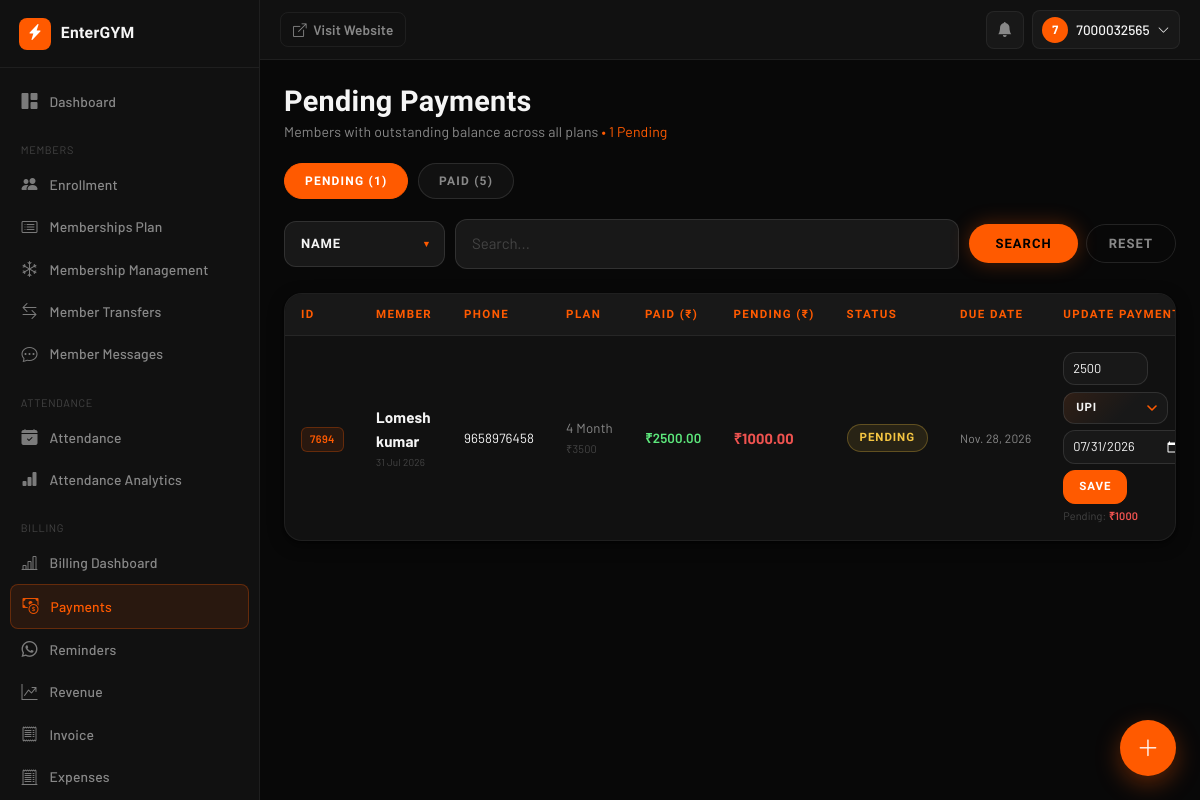
/admin-tools/payments/ (signed in), run on an earlier commit of the app's database.
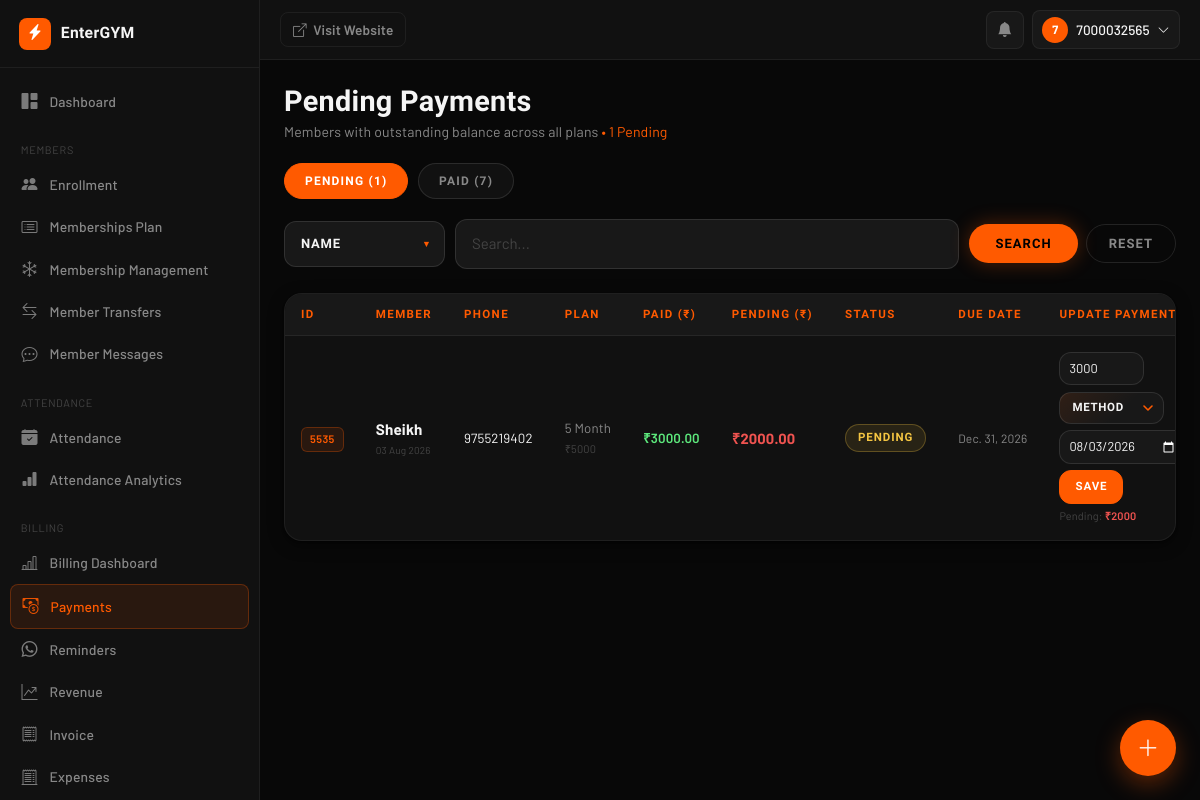
And on a later commit of the database.
### AuthFit/models.py (models this page shows, shortened)
class Enrollment(models.Model):
    gym = models.ForeignKey(Gym, on_delete=models.CASCADE, db_index=True)
    objects = GymManager()
    GENDER_CHOICES = [('M', 'Male'), ('F', 'Female')]
    PAYMENT = [("Done", 'Done'), ("Pending", 'Pending')]
    METHOD = [('C', 'CASH'), ('U', 'UPI'), ('B', 'UPI + CASH')]
    SOURCE_CHOICES = [
        ("OWNER", "Owner"),
        ("MEMBER", "Member"),
    ]
    unique_id = models.CharField(max_length=10, editable=False, db_index=True)
    membership_start_date = models.DateField(
        default=timezone.localdate,
        help_text="Actual membership start date. Used to calculate DueDate — "
                "lets owners backdate enrollment for members who joined "
                "before EnterGYM. Distinct from `doj` (record-creation date).",
    )
    user = models.ForeignKey(
        User, on_delete=models.CASCADE, null=True, blank=True
    )
    profile_completed = models.BooleanField(default=False)
    source = models.CharField(max_length=10, choices=SOURCE_CHOICES, default="OWNER")
    fullname = models.CharField(max_length=25)
    email = models.EmailField(blank=True ,null=True)
    gender = models.CharField(max_length=1, choices=GENDER_CHOICES, blank=True ,null=True)
    phone = models.CharField(max_length=10, db_index=True)
    address = models.TextField(blank=True)
    reference = models.CharField(max_length=30, null=True, blank=True)
    selectPlan = models.ForeignKey(MembershipPlan, on_delete=models.CASCADE)
    trainer = models.ForeignKey(
        Trainer, on_delete=models.SET_NULL, null=True, blank=True
    )
    Amount = models.DecimalField(max_digits=10, decimal_places=2)
    paidAmount = models.DecimalField(default=0,max_digits=10,decimal_places=2,null=False)
    paymentDate = models.DateField(blank=True, null=True)
    paymentMethod = models.CharField(
        max_length=1, choices=METHOD, blank=True, null=True
    )
    pendingAmount = models.DecimalField(default=0,max_digits=10,decimal_places=2)
    pendingpaymentMethod = models.CharField(
        max_length=1, choices=METHOD, blank=True, null=True
    )
    pendingpaymentDate =  models.DateField(blank=True, null=True)
    paymentStatus = models.CharField(
        max_length=10, choices=PAYMENT, default="Pending"
    )
    last_expiry_notif_sent = models.DateField(null=True, blank=True)
    initial_invoice_generated = models.BooleanField(
        default=False,
        help_text="Set once the up-front payment collected during Quick Enrollment "
                "has been converted into a Payment + Invoice.",
    )
    doj = models.DateField(auto_now_add=True)
    DueDate = models.DateField(blank=True, null=True,db_index=True)
    created_at = models.DateTimeField(auto_now_add=True)
    is_active = models.BooleanField(default=True, db_index=True)
    is_deleted = models.BooleanField(default=False, db_index=True)
    deleted_at = models.DateTimeField(null=True, blank=True)
    deleted_by = models.ForeignKey(
        User, on_delete=models.SET_NULL, null=True, blank=True, related_name='+'
    )
    face_enrolled = models.BooleanField(default=False)
    face_image = CloudinaryField('image', null=True, blank=True)
    face_embeddings = models.JSONField(default=list, blank=True)
    class Meta:
        unique_together = ('gym', 'unique_id')
        indexes = [
            models.Index(fields=['gym', 'unique_id']),
            models.Index(fields=['gym', 'phone']),
            models.Index(fields=['gym', 'paymentStatus']),
        ]
        constraints = [
            models.UniqueConstraint(
                fields=['gym', 'phone'],
                condition=models.Q(user__isnull=True),
                name='unique_pending_enrollment_phone_per_gym',
            )
        ]
    @property
    def is_expired(self):
        if self.DueDate:
            return timezone.localdate() > self.DueDate
        return False
    @property
    def days_remaining(self):
        if self.DueDate:
            return (self.DueDate - timezone.localdate()).days
        return None

class MembershipPlan(models.Model):
    gym = models.ForeignKey(
        Gym,
        on_delete=models.CASCADE,
        db_index=True
    )
    plan = models.CharField(max_length=100)
    price = models.IntegerField()
    duration_days = models.IntegerField(default=30)
    show_on_home = models.BooleanField(
        default=False,
        help_text="Show this plan in the pricing section of your gym's public homepage."
    )
    objects = GymManager()

### AuthFit/views.py (the view)
# urls.py: path('admin-tools/payments/', views.payment_management, name='payment_management'),
@_gym_staff_required
def payment_management(request):
    gym           = getattr(request, 'gym', None)
    status_filter = request.GET.get("filter", "pending")
    since         = timezone.now() - timedelta(days=7)
    METHOD_LABELS = {"C": "Cash", "U": "UPI", "B": "UPI + Cash"}
    search_ctx = get_search_context(request)
    qs = Enrollment.objects.select_related("selectPlan", "trainer").filter(is_deleted=False)
    if gym:
        qs = qs.filter(gym=gym)
    if status_filter == "done":
        qs = qs.filter(created_at__gte=since, paymentStatus="Done")
    else:
        qs = qs.filter(paymentStatus="Pending")
    qs = apply_search(qs, search_ctx["search_by"], search_ctx["search"])
    qs = qs.order_by("-created_at")
    page_number = request.GET.get("page", 1)
    paginator = Paginator(qs, 25)
    page_obj = paginator.get_page(page_number)
    rows = [
        {
            "id":                   e.id,
            "unique_id":            e.unique_id,
            "fullname":             e.fullname,
            "phone":                e.phone,
            "plan_name":            e.selectPlan.plan if e.selectPlan else "—",
            "plan_price":           float(e.selectPlan.price) if e.selectPlan else 0,
            "amount":               float(e.Amount),
            "paid":                 float(e.paidAmount),
            "pending":              float(e.pendingAmount),
            "payment_status":       e.paymentStatus,
            "payment_method":       e.paymentMethod or "",
            "payment_method_label": METHOD_LABELS.get(e.paymentMethod, "—"),
            "payment_date":         e.paymentDate.strftime("%Y-%m-%d") if e.paymentDate else "",
            "doj":                  e.doj.strftime("%d %b %Y") if e.doj else "—",
            "due_date":             e.DueDate.strftime("%b. %d, %Y") if e.DueDate else "—",
            "days_remaining":       e.days_remaining,
            "is_expired":           e.is_expired,
        }
        for e in page_obj
    ]
    base_qs       = Enrollment.objects.filter(is_deleted=False)
    if gym:
        base_qs = base_qs.filter(gym=gym)
    pending_count = base_qs.filter(paymentStatus="Pending").count()
    paid_count    = base_qs.filter(created_at__gte=since, paymentStatus="Done").count()
    return render(request, "payment_management.html", {
        "rows":                 rows,
        "page_obj":             page_obj,
        "status_filter":        status_filter,
        "total_pending_amount": sum(r["pending"] for r in rows),
        "total_count":          len(rows),
        "pending_count":        pending_count,
        "paid_count":           paid_count,
        "gym":                  gym, **search_ctx,
        "extra_params_list": [("filter", status_filter)],
        **search_ctx,
    })

### templates/payment_management.html (shortened to what this page needs)
{% extends "dashboard/base.html" %}
{% block content %}
<div class="db-page-header">
  <div>
    <h1 class="db-page-title">
      {% if status_filter == "done" %}Recent Paid{% else %}Pending Payments{% endif %}
    </h1>
    <p class="db-page-sub">
      {% if status_filter == "done" %}
        Members who completed payment in the last 7 days
      {% else %}
        Members with outstanding balance across all plans
      {% endif %}
      {% if pending_count %}<span class="date-color">• {{ pending_count }} Pending</span>{% endif %}
    </p>
  </div>
</div>
<div class="pm-filters">
  <a href="?filter=pending" class="pm-filter {% if status_filter == 'pending' %}active{% endif %}">Pending ({{ pending_count }})</a>
  <a href="?filter=done" class="pm-filter {% if status_filter == 'done' %}active{% endif %}">Paid ({{ paid_count }})</a>
</div>
{% include "partials/search_form.html" %}
<div class="pm-card">
  {% if rows %}
  <div class="pm-table-wrap">
    <table class="pm-table">
      <thead>
        <tr>
          <th>ID</th><th>Member</th><th>Phone</th><th>Plan</th>
          <th>Paid (₹)</th><th>Pending (₹)</th><th>Status</th><th>Due Date</th><th>Update Payment</th>
        </tr>
      </thead>
      <tbody>
        {% for row in rows %}
        <tr id="row-{{ row.id }}" data-plan-price="{{ row.plan_price }}" data-id="{{ row.id }}">
          <td><span class="td-uid">{{ row.unique_id }}</span></td>
          <td>
            <div class="td-name">{{ row.fullname }}</div>
            <div style="font-size:10px; color:var(--text-lo); margin-top:2px;">{{ row.doj }}</div>
          </td>
          <td class="td-phone">{{ row.phone }}</td>
          <td style="color:var(--text-mid); white-space:nowrap">
            {{ row.plan_name }}<br />
            <span style="font-size:11px; color:var(--text-lo)">₹{{ row.plan_price|floatformat:0 }}</span>
          </td>
          <td><span class="td-paid-amt" id="paid-{{ row.id }}">₹{{ row.paid|floatformat:2 }}</span></td>
          <td>
            <span class="td-pending-amt {% if row.pending == 0 %}td-paid-amt{% endif %}" id="pending-{{ row.id }}">
              ₹{{ row.pending|floatformat:2 }}
            </span>
          </td>
          <td id="status-{{ row.id }}">
            {% if row.is_expired %}<span class="badge-expired">Expired</span>
            {% elif row.payment_status == "Done" %}<span class="badge-done">Paid ✓</span>
            {% else %}<span class="badge-pending">Pending</span>{% endif %}
          </td>
          <td style="color:var(--text-mid); font-size:12px; white-space:nowrap">{{ row.due_date }}</td>
          <td>
            <div class="pay-form">
              <input type="number" min="0" max="{{ row.plan_price }}" step="1"
                value="{{ row.paid|floatformat:0 }}" id="input-paid-{{ row.id }}"
                placeholder="₹ Paid" data-row-id="{{ row.id }}" />
              <select id="input-method-{{ row.id }}">
                <option value="">Method</option>
                <option value="U" {% if row.payment_method == "U" %}selected{% endif %}>UPI</option>
              </select>
              <input type="date" id="input-date-{{ row.id }}" value="{{ row.payment_date }}" />
              <button class="save-btn" id="btn-{{ row.id }}" data-row-id="{{ row.id }}">Save</button>
            </div>
            <div class="pending-live">
              Pending:
              <span id="preview-{{ row.id }}" class="{% if row.pending == 0 %}zero{% endif %}">₹{{ row.pending|floatformat:0 }}</span>
            </div>
          </td>
        </tr>
        {% endfor %}
      </tbody>
    </table>
  </div>
  {% else %}
  <div class="pm-empty">
    {% if status_filter == 'done' %}No paid enrollments in the last 7 days.
    {% else %}All caught up — no pending payments. ✓{% endif %}
  </div>
  {% endif %}
</div>
{% endblock %}

### templates/dashboard/includes/_navbar.html (shortened to what this page needs)
<header class="db-navbar">
  <a href="{% url 'home' %}" class="db-visit-site-btn">
    <i class="bi bi-box-arrow-up-right"></i>
    <span class="d-none d-md-inline">Visit Website</span>
  </a>
  <div class="db-navbar-right">
    <div class="dropdown db-notif-bell">
      <button type="button" class="db-icon-btn" id="dbNotifBtn" data-bs-toggle="dropdown" aria-expanded="false" aria-label="Notifications">
        <i class="bi bi-bell-fill"></i>
      </button>
    </div>
    <div class="dropdown">
      <button type="button" class="db-user-btn" data-bs-toggle="dropdown" aria-expanded="false">
        <span class="db-avatar">{{ request.user.username|slice:":1"|upper }}</span>
        <span class="db-user-name d-none d-md-inline">{{ request.user.get_full_name|default:request.user.username }}</span>
        <i class="bi bi-chevron-down small"></i>
      </button>
    </div>
  </div>
</header>

What changed in the data, as far as the page shows it:
no longer on this page (row edited): Enrollment: unique_id "7694", fullname "Lomesh kumar", doj "31 Jul 2026", phone "9658976458", plan_name "4 Month", plan_price "3500", paid "2500.00", pending "1000.00", paymentStatus "PENDING", due_date "Nov. 28, 2026", paid "2500", value "UPI", payment_date "07/31/2026", pending "1000"
added Enrollment: unique_id "5535", fullname "Sheikh", doj "03 Aug 2026", phone "9755219402", plan_name "5 Month", plan_price "5000", paid "3000.00", pending "2000.00", paymentStatus "PENDING", due_date "Dec. 31, 2026", paid "3000", payment_date "08/03/2026", pending "2000"
Also different on the page:
{{ paid_count }}: "5" → "7"
